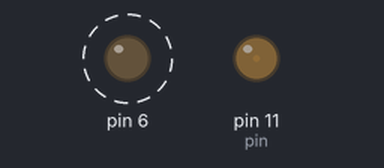
A sketch run on a simulated Arduino Uno, built with avr-gcc and run on an emulated ATmega328P. Shown: output pins drawn as LEDs (lit = HIGH). Dashed ring = blinking.

Above: at 0.05 s.
At 0.35 s:
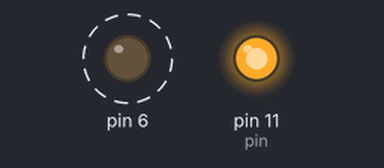
At 0.45 s:
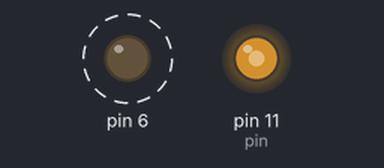
At 0.9 s:
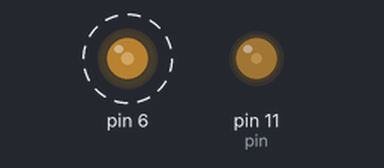
Timing chart, 0 to 3.0 s (numbered marks = the images above):
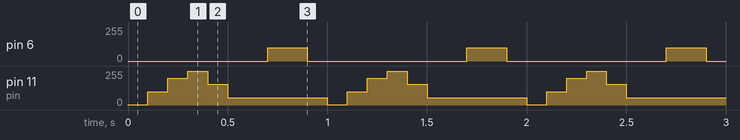

Measured:
- by itself, pin 6: alternates 100/255 for 0.20 s and 0/255 for 0.80 s
- by itself, pin 11 (pin): repeats every 1.0 s: 101/255 0.10 s, 201/255 0.10 s, 255/255 0.10 s, 155/255 0.10 s, 55/255 0.50 s, 1/255 0.10 s

The sketch:

led_buzzer_loop.ino
```cpp
int pin=11;
int del=100;

void setup() {
 pinMode(pin, OUTPUT);
 pinMode(6, OUTPUT);

}

void loop() {

  for(int x=1; x<=255; x+=100){
    analogWrite(pin, x );
    delay(del);
  }
  for(int x=255; x>=1; x-=100){
    analogWrite(pin, x);
    delay(del);
  }
  for(int y=0; y<=100; y+=100){
    analogWrite(6, y);
    delay(del);
  }
  for(int y=100; y>=0; y-=100){
    analogWrite(6, y);
    delay(del);
  }
}
```
